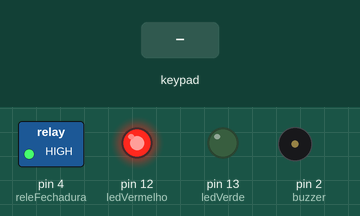
The sketch below on a simulated Arduino Uno, built with avr-gcc and run on an emulated ATmega328P. Parts: switched loads named in the sketch (green lamp = pin HIGH), output pins drawn as LEDs (lit = HIGH), buzzer (waves = sounding, pin HIGH). The test bench sets the inputs (shaded band).

Above: at 1.2 s.
1.3 s: keypad keys 9 8 7 5 6 4 pressed 0.4 s apart
At 3.8 s:
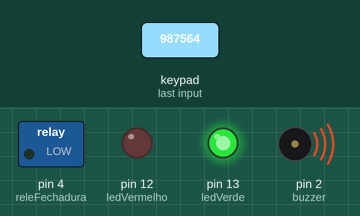
At 5.2 s:
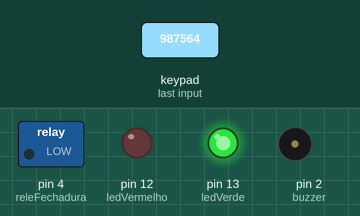
Timing chart, 0 to 7.4 s (numbered marks = the images above; inputs shaded):
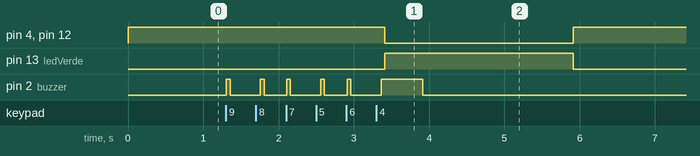

Measured:
- after the input at 1.3 s, pin 4 (releFechadura), pin 12 (ledVermelho): HIGH → LOW after 2.1 s, → HIGH 2.5 s later; pin 13 (ledVerde): LOW → HIGH after 2.1 s, → LOW 2.5 s later; pin 2 (buzzer): LOW → HIGH at once, then repeats every 0.80 s: LOW 0.40 s, HIGH 0.05 s, LOW 0.30 s, HIGH 0.05 s

The sketch:

sketch_oct6a.ino
```cpp
#include <Keypad.h>

//definir senha
char senha[] = "987564";

//configuração do teclado//
const byte LINHAS = 4;
const byte COLUNAS = 3;

char digitos[LINHAS][COLUNAS] = {
  {'1','2','3'},
  {'4','5','6'},
  {'7','8','9'},
  {'*','0','#'}
};

byte pinosLinha[LINHAS] = {11,10,9,8};
byte pinosColuna[COLUNAS] = {7,6,5};

Keypad keypad = Keypad(makeKeymap(digitos), pinosLinha, pinosColuna, LINHAS, COLUNAS);

//Variáveis Auxiliares//
int position = 0;
int ledVermelho = 12;
int ledVerde = 13;
int releFechadura = 4;
int buzzer = 2;
int tempoBuzzer = 50;
int tempoAberto = 2000;

void setup() {
  //definição do estado da porta, aberta ou fechada//
  estadodaporta(true);

  //definição dos pinos de saída do arduino//
  pinMode(ledVermelho, OUTPUT);
  pinMode(ledVerde, OUTPUT);
  pinMode(releFechadura, OUTPUT);
  pinMode(buzzer, OUTPUT);
}

void loop() {
  //leitura das teclas//
  char digito = keypad.getKey();

  if (digito != 0) { //buzzer é acionado ao pressionar qualquer tecla//
    digitalWrite(buzzer, HIGH);
    delay(tempoBuzzer);
    digitalWrite(buzzer, LOW);

    if (digito == senha[position]) { //verificação se o número digitado corresponde a senha definida//
      position++; //se o número digitado for equivalente à senha, ele vai retornar ao início, na primeira posição//
    }
    else { //se o número digitado não for equivalente à senha
      position = 0;
    }

    if (position == 6) {
      estadodaporta(false);
    }
  }

  delay(100);
}

void estadodaporta(int trancado) {
  if (trancado) { //trancamento da porta//
    digitalWrite(ledVermelho, HIGH);
    digitalWrite(ledVerde, LOW);
    digitalWrite(releFechadura, HIGH);
  }
  else {
    digitalWrite(ledVermelho, LOW);
    digitalWrite(ledVerde, HIGH);
    digitalWrite(releFechadura, LOW);
    digitalWrite(buzzer, HIGH);
    delay(tempoBuzzer*10);
    digitalWrite(buzzer, LOW); //acerto da senha//
    delay(tempoAberto);
    position = 0;

    digitalWrite(releFechadura, LOW);
    estadodaporta(true); //trancamento da porta//
  }
}
```
